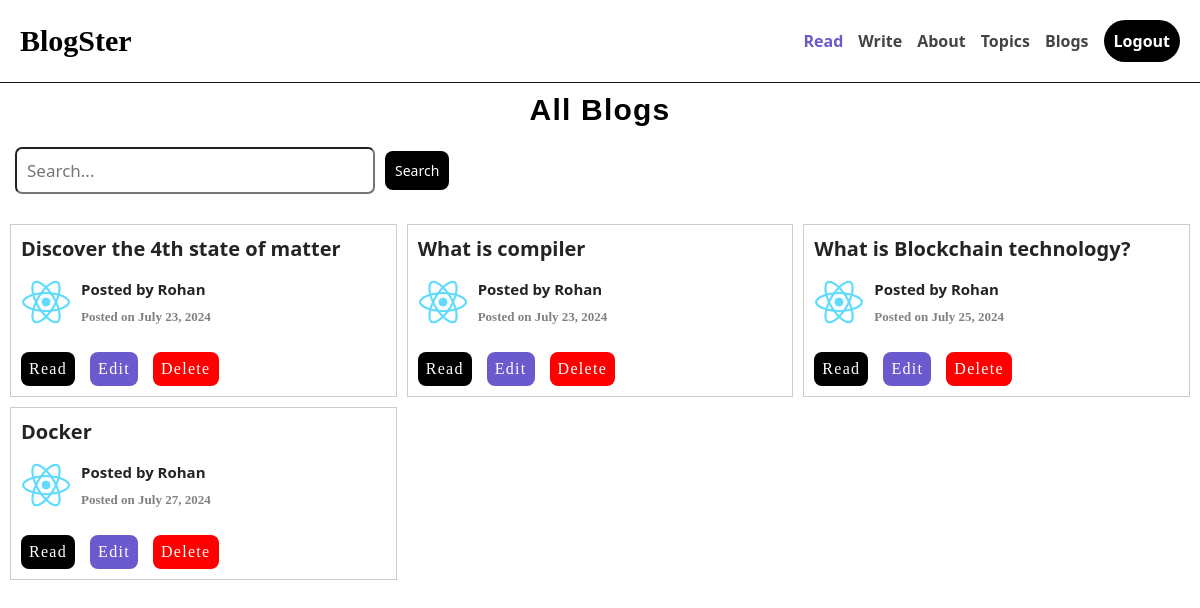
Screenshot of /blog/read/ (signed in) with the database file from the repository.
### blog/models.py (models this page shows, shortened)
class BlogModel(models.Model):
    TOPICS = [
        ("PR","Programming"),
        ("TC","Technology"),
        ("AT","Art"),
        ("DO","DevOps"),
        ("LT","Literature"),
        ("SC","Science")
    ]
    title = models.CharField(max_length=500)
    content = models.TextField()
    author = models.ForeignKey(User, on_delete=models.CASCADE)
    createdAt = models.DateField(auto_now_add= True)
    topics = models.CharField(max_length=2,choices = TOPICS)
    claps = models.IntegerField(default=0)

### blog/views.py (the view)
# urls.py: path('read/', views.readBlog, name="read"),
@login_required
def readBlog(request):
    blogs = BlogModel.objects.all()
    if len(blogs) == 0:
        return render(request, 'fallback.html', {"message": "No Blogs to show"})
    return render(request, 'blog/readBlog.html', {"blogs": blogs})

### blog/templates/blog/readBlog.html (shortened to what this page needs)
{% extends 'layout.html' %}
{% load static %}
{% block content %}
<div class="read_container">
    <div class="read_main_container">
        {% if request.resolver_match.url_name == 'yourBlogs' %}
            <h2 class="read_main_container_heading"> {{ author }}'s Blogs </h2>
        {% else %}
            <h2 class="read_main_container_heading"> All Blogs </h2>
        {% endif %}
        <form target="_self" class="searchForm" action="{% url 'search' %}">
            <input type="search" class="read_search_bar" placeholder="Search..." name="search_query">
            <button type="submit" class="button">Search</button>
        </form>
        <div class="read_main_cards_container">
            {% for blog in blogs %}
            <div class="read_main_card">
                <h3 class="post_title">{{ blog.title }}</h3>
                <span class="post_profile">
                    <img src="{% static 'images/logo.png' %}" alt="User" width="50" height="50">
                    <div style="display: flex; flex-direction:column; gap: 10px;">
                        <h4 class="post_author">Posted by {{ blog.author }}</h4>
                        <p class="post_date">Posted on {{ blog.createdAt }}</p>
                    </div>
                </span>
                <span class="post_info">
                    <a href="{% url 'singleBlog' blog.title blog.id %}" class="btn read_btn">Read</a>
                    {% if blog.author == request.user %}
                    <a href="{% url 'edit' blog.id %}" class="btn edit_btn">Edit</a>
                    <a href="{% url 'delete' blog.id blog.topics %}" class="btn del_btn">Delete</a>
                    {% endif %}
                </span>
            </div>
            {% endfor %}
        </div>
    </div>
</div>
{% endblock %}

### templates/layout.html (shortened to what this page needs)
{% load static %}
<!DOCTYPE html>
<html lang="en">
<head>
    <link rel="stylesheet" href="{% static 'css/main.css' %}">
    <link rel="stylesheet" href="{% static 'css/create.css' %}">
    <link rel="stylesheet" href="{% static 'css/read.css' %}">
    <link rel="stylesheet" href="{% static 'css/single.css' %}">
    <link rel="stylesheet" href="{% static 'css/topics.css' %}">
</head>
<body>
    <main class="container">
        <nav class="nav">
            <div class="logo">
                <a href="/" class="logo link">BlogSter</a>
            </div>
            <div class="right">
                {% with request.resolver_match.url_name as url_name %}
                <a href="{% url 'read' %}" class="{% if url_name == 'read' %} active {% endif %} link hide_link">Read</a>
                <a href="{% url 'write' %}" class="{% if url_name == 'write' %} active {% endif %} link hide_link">Write</a>
                <a href="{% url 'about' %}" class="{% if url_name == 'about' %} active {% endif %} link hide_link">About</a>
                <a href="{% url 'topics' %}" class="{% if url_name == 'topics' %} active {% endif %} link topic_link hide_link">Topics</a>
                {% if user.is_authenticated %}
                <a href="{% url 'yourBlogs' request.user.id %}" class="{% if url_name == 'yourBlogs' %} active {% endif %} link hide_link">Blogs</a>
                <a href="{% url 'logout' %}" class="link button_layer">Logout</a>
                {% else %}
                <a href="{% url 'login' %}" class="link ">Login</a>
                <a href="{% url 'register' %}" class="link button_layer">Get Started</a>
                {% endif %}
                {% endwith %}
            </div>
        </nav>
        {% block content %} {% endblock %}
    </main>
</body>
</html>

### static/css/main.css (style rules this page uses)
* { box-sizing: border-box; padding: 0; margin: 0; }
body { height: 100vh; width: 100vw; background-color: #fff; overflow-x: hidden; }
.container { display: flex; flex-direction: column; }
.nav { display: flex; align-items: center; padding: 20px; border-bottom: 0.4px solid #111; justify-content: space-between; }
.right { display: flex; gap: 15px; align-items: center; }
.link { color: #444; font-weight: bold; text-decoration: none; font-family: 'Segoe UI', Tahoma, Geneva, Verdana, sans-serif; }
.button { border: none; padding: 10px; border-radius: 8px; cursor: pointer; font-size: 14px; font-family: 'Segoe UI', Tahoma, Geneva, Verdana, sans-serif; width: fit-content; }
.button_layer { border-radius: 50px; padding: 10px; border: none; background-color: black; color: white; }
.logo { font-size: 30px; color: black; font-family: cursive; }
.active { color: slateblue; }

### static/css/read.css (style rules this page uses)
.read_container { display: flex; height: 88vh; }
.read_main_container { height: inherit; flex: 1; display: flex; flex-direction: column; gap: 20px; }
.read_main_container_heading { font-family: Arial, Helvetica, sans-serif; font-size: 30px; text-align: center; margin-top: 10px; letter-spacing: 1.2px; }
.read_main_cards_container { display: grid; grid-template-columns: 1fr 1fr 1fr; padding: 10px; gap: 10px; }
.read_main_card { height: fit-content; border: 1px solid rgb(207, 203, 203); padding: 10px; display: flex; flex-direction: column; gap: 15px; }
.post_title { font-family: 'Segoe UI', Tahoma, Geneva, Verdana, sans-serif; font-size: 20px; font-weight: 600; color: #242424; }
.post_author { font-family: 'Segoe UI', Tahoma, Geneva, Verdana, sans-serif; font-size: 15px; font-weight: 550; color: #242423; }
.post_profile { display: flex; align-items: center; gap: 10px; }
.post_date { font-size: 13px; color: gray; font-weight: bold; }
.post_info { display: flex; align-items: center; gap: 15px; margin-top: 10px; }
.read_search_bar { width: 30%; padding: 10px; border-radius: 7px; font-size: 17px; font-family: 'Segoe UI', Tahoma, Geneva, Verdana, sans-serif; margin-left: 15px; outline: none; }
.topic_link { display: none; }
.searchForm { display: flex; align-items: center; gap: 10px; }
.searchForm button { background-color: black; color: white; }
@media screen and (max-width: 1400px) { .topic_link { display: flex; } }
.btn { padding: 8px; border-radius: 8px; cursor: pointer; text-decoration: none; }
.read_btn { background-color: black; color: white; letter-spacing: 1.3px; }
.edit_btn { background-color: slateblue; color: white; letter-spacing: 1.3px; }
.del_btn { background-color: red; color: white; letter-spacing: 1.3px; }

### rows the page displays
BlogModel: title "Discover the 4th state of matter", author "Rohan", createdAt "July 23, 2024", shows "Edit"
BlogModel: title "What is compiler", author "Rohan", createdAt "July 23, 2024", shows "Edit"
BlogModel: title "What is Blockchain technology?", author "Rohan", createdAt "July 25, 2024", shows "Edit"
BlogModel: title "Docker", author "Rohan", createdAt "July 27, 2024", shows "Edit"
